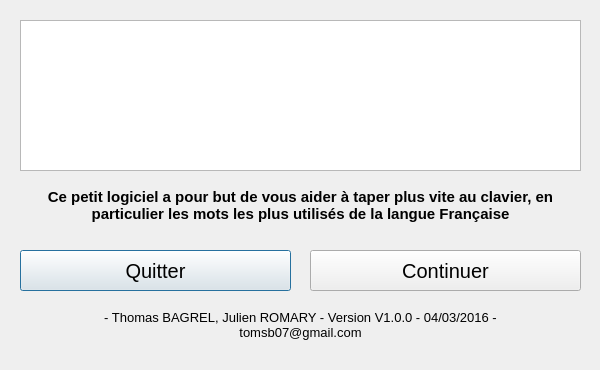
<?xml version="1.0" encoding="UTF-8"?>
<ui version="4.0">
 <class>FenetreBVN</class>
 <widget class="QDialog" name="FenetreBVN">
  <property name="geometry">
   <rect>
    <x>0</x>
    <y>0</y>
    <width>600</width>
    <height>370</height>
   </rect>
  </property>
  <property name="sizePolicy">
   <sizepolicy hsizetype="Fixed" vsizetype="Fixed">
    <horstretch>0</horstretch>
    <verstretch>0</verstretch>
   </sizepolicy>
  </property>
  <property name="minimumSize">
   <size>
    <width>600</width>
    <height>370</height>
   </size>
  </property>
  <property name="maximumSize">
   <size>
    <width>600</width>
    <height>370</height>
   </size>
  </property>
  <property name="windowTitle">
   <string>FenetreBVN</string>
  </property>
  <widget class="QGraphicsView" name="FondIcone">
   <property name="geometry">
    <rect>
     <x>20</x>
     <y>20</y>
     <width>561</width>
     <height>151</height>
    </rect>
   </property>
  </widget>
  <widget class="QLabel" name="LabelDescription">
   <property name="geometry">
    <rect>
     <x>20</x>
     <y>180</y>
     <width>561</width>
     <height>51</height>
    </rect>
   </property>
   <property name="font">
    <font>
     <pointsize>11</pointsize>
     <weight>75</weight>
     <bold>true</bold>
    </font>
   </property>
   <property name="text">
    <string>Ce petit logiciel a pour but de vous aider à taper plus vite au clavier, en particulier les mots les plus utilisés de la langue Française</string>
   </property>
   <property name="alignment">
    <set>Qt::AlignCenter</set>
   </property>
   <property name="wordWrap">
    <bool>true</bool>
   </property>
  </widget>
  <widget class="QLabel" name="LabelCredits">
   <property name="geometry">
    <rect>
     <x>20</x>
     <y>309</y>
     <width>561</width>
     <height>31</height>
    </rect>
   </property>
   <property name="font">
    <font>
     <pointsize>10</pointsize>
     <weight>50</weight>
     <bold>false</bold>
    </font>
   </property>
   <property name="text">
    <string>- Thomas BAGREL, Julien ROMARY - Version V1.0.0 - 04/03/2016 -
tomsb07@gmail.com</string>
   </property>
   <property name="alignment">
    <set>Qt::AlignCenter</set>
   </property>
  </widget>
  <widget class="QPushButton" name="BoutonQuitter">
   <property name="geometry">
    <rect>
     <x>20</x>
     <y>250</y>
     <width>271</width>
     <height>41</height>
    </rect>
   </property>
   <property name="font">
    <font>
     <pointsize>15</pointsize>
    </font>
   </property>
   <property name="text">
    <string>Quitter</string>
   </property>
  </widget>
  <widget class="QPushButton" name="BoutonContinuer">
   <property name="geometry">
    <rect>
     <x>310</x>
     <y>250</y>
     <width>271</width>
     <height>41</height>
    </rect>
   </property>
   <property name="font">
    <font>
     <pointsize>15</pointsize>
    </font>
   </property>
   <property name="text">
    <string>Continuer</string>
   </property>
  </widget>
  <widget class="QLabel" name="LabelIcone">
   <property name="geometry">
    <rect>
     <x>20</x>
     <y>20</y>
     <width>561</width>
     <height>151</height>
    </rect>
   </property>
   <property name="text">
    <string/>
   </property>
  </widget>
 </widget>
 <layoutdefault spacing="6" margin="11"/>
 <resources/>
 <connections/>
</ui>
